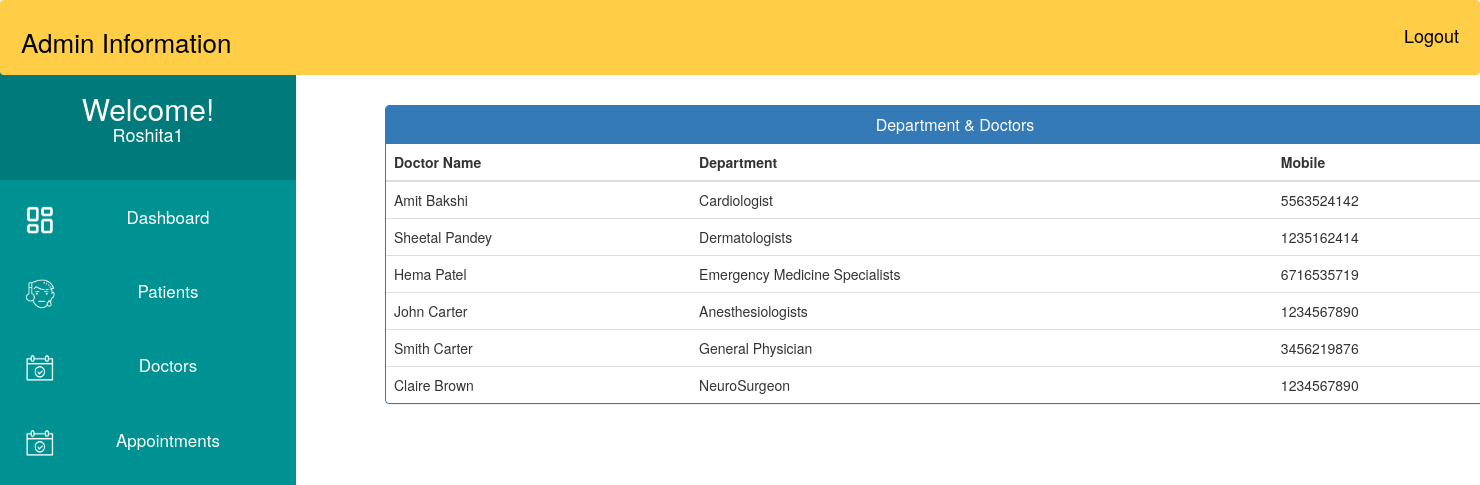
The page /admin_doctor_specialization/ (signed in) on the database as committed earlier.
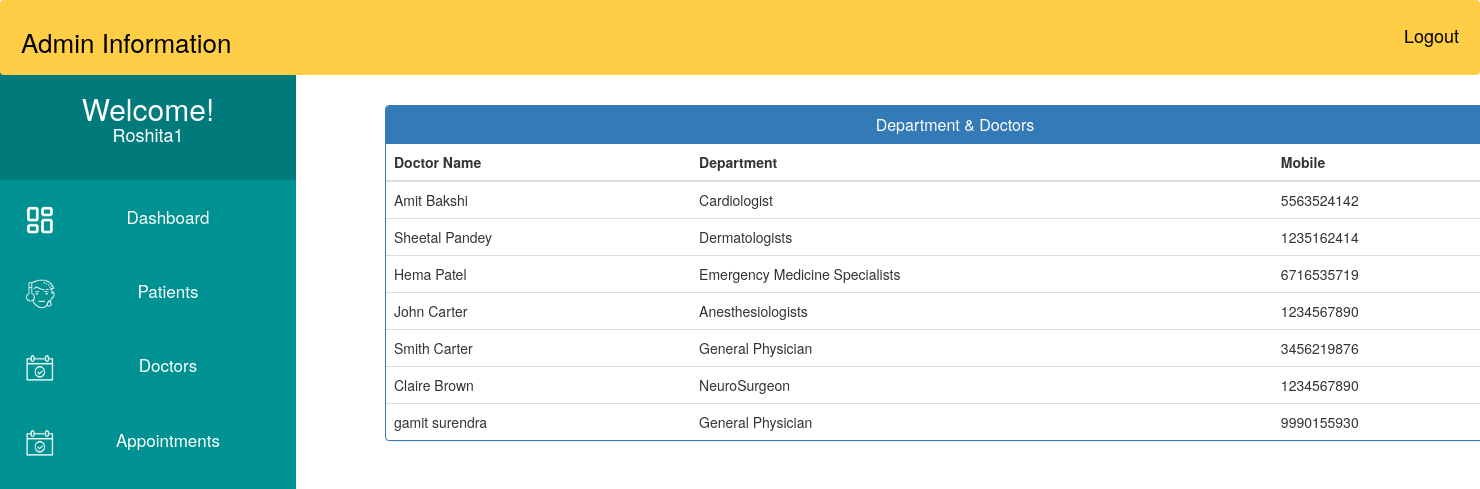
The same page on the database as committed later.
### MyApp/models.py (models this page shows, shortened)
class Doctor(models.Model):
    user=models.OneToOneField(User,on_delete=models.CASCADE)
    Doctor_First_Name = models.CharField(max_length=50, default="")
    Doctor_Last_Name = models.CharField(max_length=50, default="")
    gender = models.CharField(max_length=10, choices=GENDER,default="")
    address = models.CharField(max_length=40)
    contact = models.CharField(max_length=10,null=True)
    department= models.CharField(max_length=50,choices=departments,default='')
    status = models.BooleanField(default=False)
    @property
    def get_name(self):
        return self.Doctor_First_Name+" "+self.Doctor_Last_Name

### MyApp/views.py (the view)
# urls.py: path('admin_doctor_specialization/', views.admin_doctor_specialization,name="admin_doctor_specialization"),
@login_required(login_url='adminlogin')
def admin_doctor_specialization(request):
    doctors=Doctor.objects.all().filter(status=True)
    return render(request,'MyApp/admin_doctor_specialization.html',{'doctors':doctors})

### templates/MyApp/admin_doctor_specialization.html (shortened to what this page needs)
{% extends 'MyApp/admin_base.html' %}
{% block content_dashboard %}
<head>
  <link href="//netdna.bootstrapcdn.com/bootstrap/3.0.0/css/bootstrap.min.css" rel="stylesheet" id="bootstrap-css">
</head>
<div class="container" style="margin-left:25%; margin-right:8%; margin-top:2%;">
  <div class="panel panel-primary">
    <div class="panel-heading">
      <h6 class="panel-title">Department & Doctors</h6>
    </div>
    <table class="table table-hover" id="dev-table">
      <thead>
        <tr>
          <th>Doctor Name</th>
          <th>Department</th>
          <th>Mobile</th>
        </tr>
      </thead>
      {% for d in doctors %}
      <tr>
        <td> {{d.get_name}}</td>
        <td>{{d.department}}</td>
        <td>{{d.contact}}</td>
      </tr>
      {% endfor %}
    </table>
  </div>
</div>
{% endblock content_dashboard %}

Rows that differ between the two databases and show on the page:
added Doctor: get_name "gamit surendra", department "General Physician", contact "9990155930"
